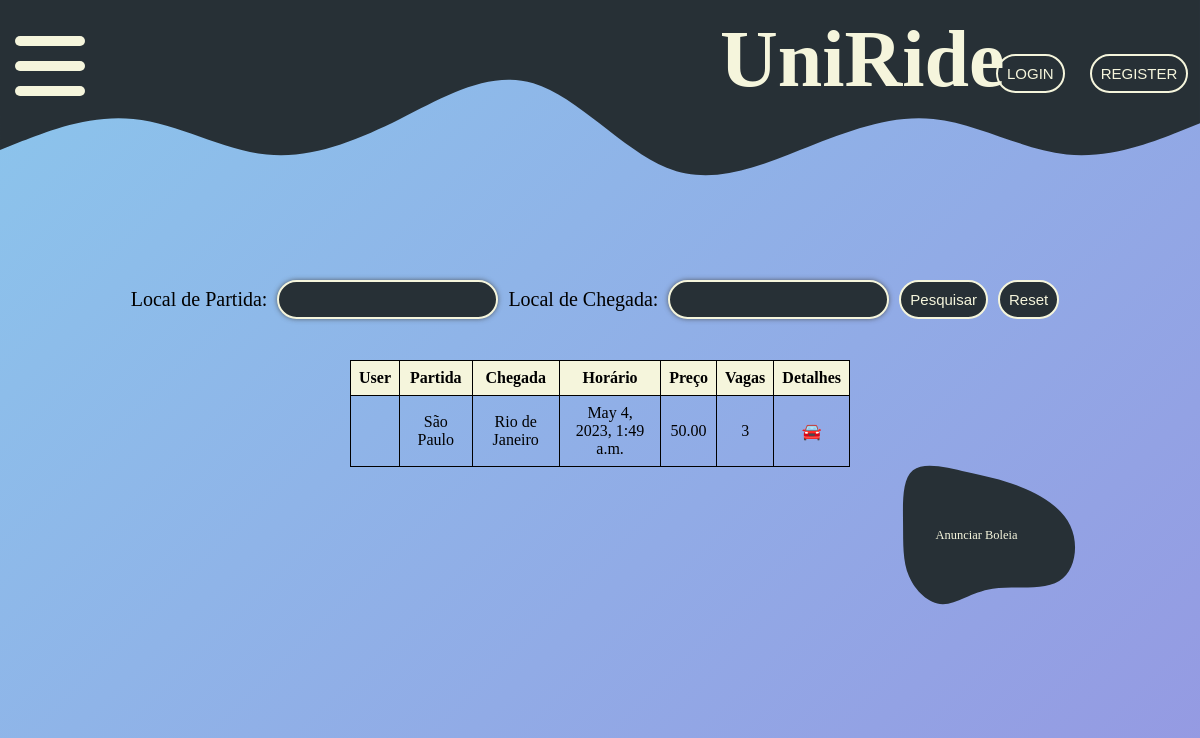
The app's page /, older data.
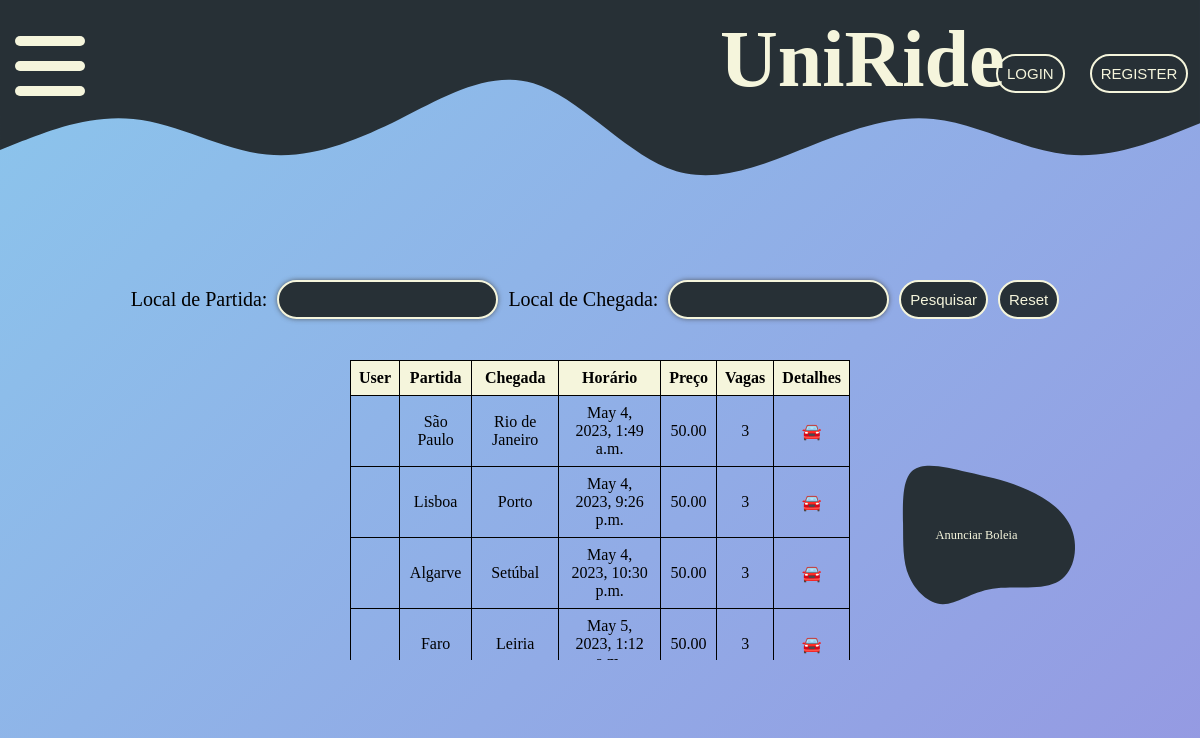
The same page, newer data.
### MyApp/models.py (models this page shows)
class Boleia(models.Model):
    motorista = models.ForeignKey(User, on_delete=models.CASCADE, related_name='boleias_as_motorista')
    users = models.ManyToManyField(User, blank=True, related_name='boleias_as_passageiro')
    partida = models.CharField(max_length=255)
    chegada = models.CharField(max_length=255)
    horario = models.DateTimeField()
    preco = models.DecimalField(max_digits=8, decimal_places=2)
    vagas = models.IntegerField()
    detalhes = models.TextField(blank=True)

### MyApp/views.py (the view)
# urls.py: path('', views.index, name='index'),
def index(request):
    boleias = Boleia.objects.all()
    template = loader.get_template('MyApp/index.html')
    context = {'boleias': boleias}
    return HttpResponse(template.render(context, request))

### MyApp/templates/MyApp/index.html (shortened to what this page needs)
<!DOCTYPE html>
<html lang="en">
<head>
    {% load static %}
    <link rel="stylesheet" type="text/css" href="{% static 'MyApp/styles.css' %}" />
</head>
<body>
<nav>
      <a href="{% url 'MyApp:index' %}">
            <h1 id="titulo">UniRide</h1>
        </a>
        <section class="login_OR_register">
            {% if not user.is_authenticated %}
             <a href="{% url 'MyApp:login' %}">
                <button class="butoes_nav" id="login"> LOGIN</button>
            </a>
            <a href="{% url 'MyApp:register' %}">
                <button class="butoes_nav" id="register">REGISTER</button>
            </a>
            {% endif %}
        </section>
    <div class="hamburger-menu">
        <div class="ham-bar bar-top"></div>
         <div class="ham-bar bar-mid"></div>
         <div class="ham-bar bar-bottom"></div>
    </div>
</nav>
{% block content %}
    <section class="searchBar">
    <form id="searchForm" class="searchBar" action="{% url 'MyApp:search' %}" method="get">
        <label class="search_label" for="partida">Local de Partida:</label>
        <input class="search_inputs" type="text" id="partida" name="partida" autocomplete="off"><br><br>
        <label class="search_label" for="chegada">Local de Chegada:</label>
        <input class="search_inputs" type="text" id="chegada" name="chegada" autocomplete="off"><br><br>
            <button id="search_button" type="submit">Pesquisar</button>
            <button id="reset_button" type="submit">Reset</button>
    </form>
</section>
<section id="anuncios_container">
    {% if boleias %}
        <table>
            <thead>
                <tr>
                    <th>User</th>
                    <th>Partida</th>
                    <th>Chegada</th>
                    <th>Horário</th>
                    <th>Preço</th>
                    <th>Vagas</th>
                    <th>Detalhes</th>
                </tr>
            </thead>
            <tbody>
                {% for boleia in boleias %}
                    <tr>
                         <td>{{ boleia.user }}</td>
                         <td>{{ boleia.partida }}</td>
                        <td>{{ boleia.chegada }}</td>
                        <td>{{ boleia.horario }}</td>
                        <td>{{ boleia.preco }}</td>
                        <td>{{ boleia.vagas }}</td>
                        <td>
                            <a href="{% url 'MyApp:detalhes' boleia.id %}">
                               🚘
                            </a>
                        </td>
                    </tr>
                {% endfor %}
            </tbody>
        </table>
    {% else %}
        <p style="text-align: center; font-size: 20px; margin-top: 1em; margin-bottom: 1em; position: absolute">Não existem boleias disponíveis.</p>
    {% endif %}
</section>
    <section class="blop_anim">
        <svg id="blop" viewBox="0 0 900 600" width="900" height="600" xmlns="http://www.w3.org/2000/svg"
             xmlns:xlink="http://www.w3.org/1999/xlink" version="1.1">
            <g transform="translate(402.57248813454015 309.19142559317913)">
                <path id="blop1" d="M129.2 -132.9C177.5 -113.5 233.5 -82.3 256.6 -33.2C279.6 16 269.7 83 227.9 109.1C186 135.2 112.3 120.5 56.8 129C1.3 137.5 -36 169.3 -71.8 168.7C-107.7 168.1 -142.2 135 -158.5 96.5C-174.9 57.9 -173.1 13.9 -173.6 -38.8C-174 -91.4 -176.7 -152.6 -148.1 -175.4C-119.6 -198.2 -59.8 -182.6 -9.6 -171.1C40.5 -159.6 81 -152.2 129.2 -132.9"
                      fill="#273036"></path>
                 <a id="anunciar" href="{% url 'MyApp:anunciar' %}">
                    <text  x="-90" y="0" fill="#F5F5DC">Anunciar Boleia
                    </text>
                </a>
            </g>
            <g transform="translate(462.7996808603914 291.7726424536017)" style="visibility: hidden">
        <path id="blop2" d="M168.6 -187.1C208.7 -167.3 224.5 -104.9 208.6 -57.2C192.7 -9.5 145.1 23.4 113.4 53.6C81.8 83.9 66.2 111.5 34.3 145.2C2.4 178.9 -45.8 218.6 -80 210.3C-114.1 201.9 -134.1 145.5 -165.6 94.1C-197 42.7 -239.8 -3.6 -240.3 -49.5C-240.7 -95.5 -198.8 -141.2 -151.7 -159.7C-104.6 -178.3 -52.3 -169.6 6 -176.8C64.3 -183.9 128.6 -206.9 168.6 -187.1"
              fill="#273036"></path>
            </g>
        </svg>
    </section>
{% endblock %}
</body>
</html>

### MyApp/static/MyApp/styles.css (style rules this page uses)
* { margin-left: 0; padding: 0; margin:0; box-sizing: border-box; }
body { background-image: linear-gradient(135deg, #8BC6EC 0%, #9599E2 100%); font-family: "Candara"; min-height: 100vh; }
a { text-decoration: none; }
nav { position: fixed; margin-top: -10px; width: 100%; height: 15vh; }
#titulo { position: absolute; top: 3vh; left: 90vh; color: beige; font-size: 5rem; z-index: 1; }
.login_OR_register { position: absolute; top: 8vh; left: 83%; display: flex; align-items: center; gap: 15px; }
.hamburger-menu { height: 100px; width: 100px; background-color: #273036; position: fixed; top: 1rem; cursor:pointer; }
.ham-bar { width: 70%; height: 10px; background-color: beige; border-radius:25px; position: absolute; top: 50%; left: 50%; transform: translate(-50%, -50%); transition:transform .6s, opacity .8s, top .6s; }
.bar-top { top: 25%; }
.bar-bottom { top: 75%; }
.searchBar { position: absolute; left: 0; right: 0; top: 35%; display: flex; align-items: center; justify-content: center; }
label, input, button { display: inline-block; margin-right: 10px; white-space: nowrap; }
.search_inputs { padding: 9px; font-size: 15px; border-width: 2px; border-color: #F5F5DC; background-color: #273036; color: #F5F5DC; border-style: double; border-radius: 50px; box-shadow: 0px 0px 5px rgba(66,66,66,.75); text-shadow: 5px 0px 5px rgba(255,255,255,.60); }
.search_label { font-size:20px; }
button { padding: 9px; font-size: 15px; border-width: 2px; border-color: #F5F5DC; background-color: #273036; color: #F5F5DC; border-style: double; border-radius: 50px; }
#blop { width: 350px; height: 350px; position: absolute; top: 45%; right: 3%; }
#anunciar { font-size: 2em; }
#anuncios_container { position: relative; margin: 0 auto; width: 500px; top: 45vh; height:300px; overflow-y: auto; }
#anuncios_container table { width: 100%; height: 100px; border-collapse: collapse; position: absolute; top: 0; }
#anuncios_container th, #anuncios_container td { border: 1px solid black; padding: 0.5em; text-align: center; }
#anuncios_container th { background-color: beige; }

Row changes from the older to the newer data that the page shows:
added Boleia: partida "Lisboa", chegada "Porto", horario "May 4, 2023, 9:26 p.m.", preco "50.00", vagas "3"
added Boleia: partida "Algarve", chegada "Setúbal", horario "May 4, 2023, 10:30 p.m.", preco "50.00", vagas "3"
added Boleia: partida "Faro", chegada "Leiria", horario "May 5, 2023, 1:12…", preco "50.00", vagas "3"
